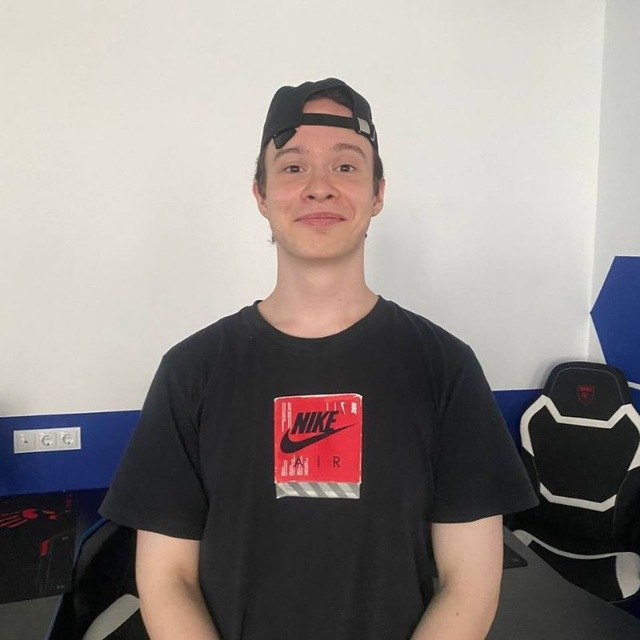
#> input picture Machine_learning/src/test.jpg, 640 x 640 px
$ jupyter execute --allow-errors Outpainting-test.ipynb   (shell and % lines are left out)
#> lines starting #> are read from the running program, lines starting #| are printed output that depends on the picture
# 🎨 Тестировние outpainting пайплайна

## 🎯 Цель
Целью данного проекта является разработка автоматизированного пайплайна для трансформации портретной фотографии (головы) в полноценное изображение человека в полный рост в **A-позе**. Полученный результат предназначен для последующего использования в системах 3D-реконструкции персонажей.

## 📝 Описание этапов
1. **Генерация скелета:** Программное создание идеальной A-позы с использованием стандартов OpenPose для обеспечения правильных анатомических пропорций.
2. **Препроцессинг:** Очистка исходного изображения от фона с помощью BiRefNet, масштабирование головы и создание маски для области инпейнтинга.
3. **Inpainting:** Применение предобученных моделей Stable Diffusion в связке с ControlNet для генерации тела, соответствующего заданному скелету и стилистике головы.

## 📦 Импорт модулей
Загрузка необходимых библиотек для работы с нейросетями, обработки изображений и визуализации.

[cell 1]
import os
import torch
import time
import numpy as np
from PIL import Image, ImageDraw
from diffusers import StableDiffusionControlNetInpaintPipeline, ControlNetModel, UniPCMultistepScheduler
from rembg import remove, new_session
import matplotlib.pyplot as plt


print(f"🚀 CUDA available: {torch.cuda.is_available()}")
#> (this line was passed over: torch is not available in this run)
#> (the rest of this cell did not finish here and is left out)

## 🦴 Шаг 1: Генерация A-позы (OpenPose)

Мы не используем сторонние изображения скелетов, чтобы избежать ошибок в пропорциях. Скелет строится программно.

[cell 2]
def generate_apose_openpose(width=512, height=512):
#> called with width = 512, height = 512
    colors = [
        [255, 0, 0], [255, 85, 0], [255, 170, 0], [255, 255, 0], [170, 255, 0], [85, 255, 0], [0, 255, 0],
        [0, 255, 85], [0, 255, 170], [0, 255, 255], [0, 170, 255], [0, 85, 255], [0, 0, 255], [85, 0, 255],
        [170, 0, 255], [255, 0, 255], [255, 0, 170], [255, 0, 85]
    ]
    keypoints = {
        0: (0.5, 0.15), 1: (0.5, 0.22), 2: (0.35, 0.22), 3: (0.25, 0.35), 4: (0.15, 0.45),
        5: (0.65, 0.22), 6: (0.75, 0.35), 7: (0.85, 0.45), 8: (0.42, 0.55), 9: (0.4, 0.75),
        10: (0.4, 0.95), 11: (0.58, 0.55), 12: (0.6, 0.75), 13: (0.6, 0.95), 14: (0.47, 0.13),
        15: (0.53, 0.13), 16: (0.44, 0.14), 17: (0.56, 0.14),
    }
    kp = {k: (int(v[0]*width), int(v[1]*height)) for k, v in keypoints.items()}
    limbSeq = [
        [1, 2], [1, 5], [2, 3], [3, 4], [5, 6], [6, 7], [1, 8], [8, 9], [9, 10],
        [1, 11], [11, 12], [12, 13], [1, 0], [0, 14], [14, 16], [0, 15], [15, 17]
    ]
    img = Image.new('RGB', (width, height), (0, 0, 0))
#> img: PIL image 512x512 RGB; every value is 0
    draw = ImageDraw.Draw(img)
    for i, seq in enumerate(limbSeq):
        if seq[0] in kp and seq[1] in kp:
            draw.line([kp[seq[0]], kp[seq[1]]], fill=tuple(colors[i]), width=10)
    for k, p in kp.items():
        draw.ellipse([p[0]-5, p[1]-5, p[0]+5, p[1]+5], fill=tuple(colors[k]))
    return img

apose_skeleton = generate_apose_openpose()
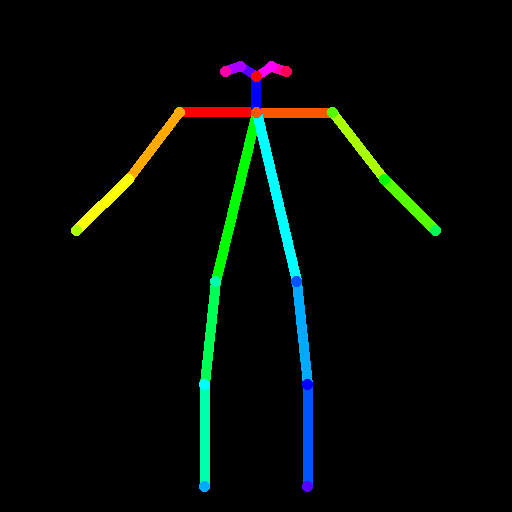
#> apose_skeleton: PIL image 512x512 RGB; mean R, G, B 4.4, 9.4, 5.7
plt.figure(figsize=(6, 6))
plt.imshow(apose_skeleton)
plt.title("OpenPose A-Pose Skeleton")
plt.axis('off')
plt.show()

## ✂️ Шаг 2: Подготовка портрета (Preprocessing)

Мы используем BiRefNet для чистого удаления фона. Это критично, так как лишние пиксели фона могут сбить модель генерации тела.

[cell 3]
def prepare_canvas(image_path, target_size=(512, 512), head_ratio=0.35):
#> called with image_path = '../../src/test.jpg', target_size = (512, 512), head_ratio = 0.35
    print("⌛ Обработка изображения...")
    img = Image.open(image_path).convert("RGBA")
#> img: PIL image 640x640 RGBA

    # Удаление фона
    session = new_session('birefnet-general')
    img_nobg = remove(img, session=session)

    # Обрезка по контуру
    bbox = img_nobg.getbbox()
    if bbox: img_nobg = img_nobg.crop(bbox)

    # Создание рабочего холста
    canvas = Image.new("RGBA", target_size, (255, 255, 255, 0))
    target_h = int(target_size[1] * head_ratio)
    aspect = img_nobg.width / img_nobg.height
    target_w = int(target_h * aspect)
    img_resized = img_nobg.resize((target_w, target_h), Image.Resampling.LANCZOS)

    # Позиционирование головы (в центр верхней части)
    paste_x = (target_size[0] - target_w) // 2
    paste_y = int(target_size[1] * 0.05)
    canvas.paste(img_resized, (paste_x, paste_y), img_resized)

    # Создание маски инпейнтинга
    mask = Image.new("L", target_size, 255)
    face_alpha = img_resized.split()[3]
    import PIL.ImageOps
    face_mask_inv = PIL.ImageOps.invert(face_alpha)
    mask.paste(face_mask_inv, (paste_x, paste_y), mask=face_alpha)

    # Итоговый RGB холст для диффузии
    canvas_rgb = Image.new("RGB", target_size, (255, 255, 255))
    canvas_rgb.paste(canvas, mask=canvas.split()[3])

    return canvas_rgb, mask

# Путь к тестовому фото (замените на свое)
TEST_IMAGE = "../../src/test.jpg"

#> (the rest of this cell did not finish here and is left out)

## 🤖 Шаг 3: Генерация тела (Stable Diffusion + ControlNet)

Модель дорисовывает все, что находится под белой маской, ориентируясь на позу скелета.

[cell 4]
def run_outpainting(canvas, mask, control_image):
    print("🚀 Загрузка моделей Stable Diffusion...")
    device = "cuda"

    controlnet = ControlNetModel.from_pretrained(
        "lllyasviel/control_v11p_sd15_openpose", torch_dtype=torch.float16
    ).to(device)

    pipe = StableDiffusionControlNetInpaintPipeline.from_pretrained(
        "runwayml/stable-diffusion-inpainting",
        controlnet=controlnet, torch_dtype=torch.float16,
        variant="fp16", safety_checker=None
    ).to(device)

    pipe.scheduler = UniPCMultistepScheduler.from_config(pipe.scheduler.config)
    pipe.enable_model_cpu_offload()

    prompt = "full body photo of a person, standing in A-pose, wearing casual everyday clothes, plain solid white background, high quality, highly detailed"
    negative_prompt = "complex background, furniture, mirror, shadow, deformed, extra limbs, bad anatomy, bad face, sitting"

    print("🎨 Генерация...")
    start = time.time()
    result = pipe(
        prompt=prompt, negative_prompt=negative_prompt,
        image=canvas, mask_image=mask, control_image=control_image,
        num_inference_steps=30, guidance_scale=8.0,
        controlnet_conditioning_scale=1.0
    ).images[0]

    # Очистка памяти
    del pipe, controlnet
    torch.cuda.empty_cache()

    print(f"✨ Готово за {time.time() - start:.2f} сек.")
    return result

if 'canvas' in locals():
    final_result = run_outpainting(canvas, mask, apose_skeleton)
    plt.figure(figsize=(10, 10))
    plt.imshow(final_result)
    plt.title("Final Outpainted A-Pose Person")
    plt.axis('off')
    plt.show()

    final_result.save("step1_outpainting_final.jpg")
    print("💾 Результат сохранен как 'step1_outpainting_final.jpg'")

## 📊 Результаты сравнения
Ниже представлено сравнение исходного портретного изображения и сгенерированного полноростового персонажа в A-позе.
Это наглядно демонстрирует работу пайплайна по достраиванию недостающих частей тела с сохранением стилистики лица.

[cell 5]
import matplotlib.pyplot as plt

# Загрузка оригинального изображения для сравнения
original = Image.open(TEST_IMAGE).convert("RGB")
#> original is the input picture: PIL image 640x640 RGB; mean R, G, B 144.6, 137.6, 134.3
